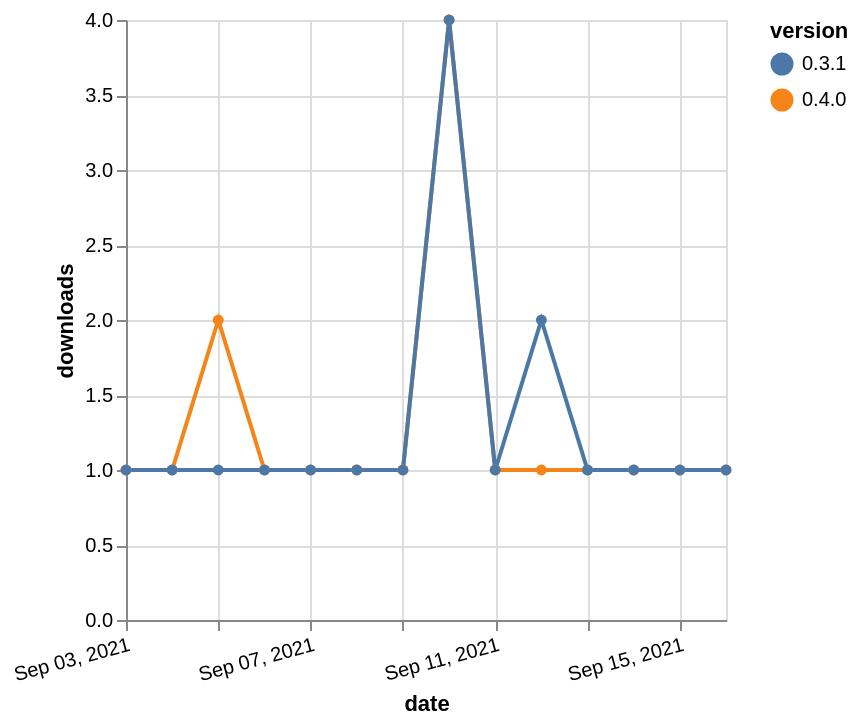

Vega-Lite specification stored for this chart:
### Vega-Lite specification from a JSON file in a GitHub repository (floating-point values rounded to 4 significant figures)
{"$schema": "https://vega.github.io/schema/vega-lite/v5.json", "description": "A simple bar chart with embedded data.", "data": {"values": [{"date": "2021-09-03", "total": 437, "delta": 1, "version": "0.4.0"}, {"date": "2021-09-04", "total": 438, "delta": 1, "version": "0.4.0"}, {"date": "2021-09-05", "total": 440, "delta": 2, "version": "0.4.0"}, {"date": "2021-09-06", "total": 441, "delta": 1, "version": "0.4.0"}, {"date": "2021-09-07", "total": 442, "delta": 1, "version": "0.4.0"}, {"date": "2021-09-08", "total": 443, "delta": 1, "version": "0.4.0"}, {"date": "2021-09-09", "total": 444, "delta": 1, "version": "0.4.0"}, {"date": "2021-09-10", "total": 448, "delta": 4, "version": "0.4.0"}, {"date": "2021-09-11", "total": 449, "delta": 1, "version": "0.4.0"}, {"date": "2021-09-12", "total": 450, "delta": 1, "version": "0.4.0"}, {"date": "2021-09-13", "total": 451, "delta": 1, "version": "0.4.0"}, {"date": "2021-09-14", "total": 452, "delta": 1, "version": "0.4.0"}, {"date": "2021-09-15", "total": 453, "delta": 1, "version": "0.4.0"}, {"date": "2021-09-16", "total": 454, "delta": 1, "version": "0.4.0"}, {"date": "2021-09-03", "total": 763, "delta": 1, "version": "0.3.1"}, {"date": "2021-09-04", "total": 764, "delta": 1, "version": "0.3.1"}, {"date": "2021-09-05", "total": 765, "delta": 1, "version": "0.3.1"}, {"date": "2021-09-06", "total": 766, "delta": 1, "version": "0.3.1"}, {"date": "2021-09-07", "total": 767, "delta": 1, "version": "0.3.1"}, {"date": "2021-09-08", "total": 768, "delta": 1, "version": "0.3.1"}, {"date": "2021-09-09", "total": 769, "delta": 1, "version": "0.3.1"}, {"date": "2021-09-10", "total": 773, "delta": 4, "version": "0.3.1"}, {"date": "2021-09-11", "total": 774, "delta": 1, "version": "0.3.1"}, {"date": "2021-09-12", "total": 776, "delta": 2, "version": "0.3.1"}, {"date": "2021-09-13", "total": 777, "delta": 1, "version": "0.3.1"}, {"date": "2021-09-14", "total": 778, "delta": 1, "version": "0.3.1"}, {"date": "2021-09-15", "total": 779, "delta": 1, "version": "0.3.1"}, {"date": "2021-09-16", "total": 780, "delta": 1, "version": "0.3.1"}]}, "width": "container", "mark": {"type": "line", "point": {"filled": true}}, "encoding": {"x": {"field": "date", "type": "temporal", "timeUnit": "yearmonthdate", "title": "date", "axis": {"labelAngle": -15}}, "y": {"field": "delta", "type": "quantitative", "title": "downloads"}, "color": {"field": "version", "type": "nominal"}, "tooltip": {"field": "delta"}}}
